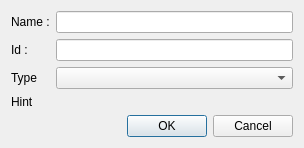
<?xml version="1.0" encoding="UTF-8"?>
<ui version="4.0">
 <class>NewPropertyDialog</class>
 <widget class="QDialog" name="NewPropertyDialog">
  <property name="geometry">
   <rect>
    <x>0</x>
    <y>0</y>
    <width>304</width>
    <height>145</height>
   </rect>
  </property>
  <property name="windowTitle">
   <string>Dialog</string>
  </property>
  <layout class="QGridLayout" name="gridLayout">
   <item row="0" column="0">
    <widget class="QLabel" name="label">
     <property name="text">
      <string>Name :</string>
     </property>
     <property name="buddy">
      <cstring>le_name</cstring>
     </property>
    </widget>
   </item>
   <item row="0" column="1">
    <widget class="QLineEdit" name="le_name"/>
   </item>
   <item row="1" column="0">
    <widget class="QLabel" name="label_2">
     <property name="text">
      <string>Id :</string>
     </property>
     <property name="buddy">
      <cstring>le_id</cstring>
     </property>
    </widget>
   </item>
   <item row="1" column="1">
    <widget class="QLineEdit" name="le_id"/>
   </item>
   <item row="2" column="0">
    <widget class="QLabel" name="label_3">
     <property name="text">
      <string>Type</string>
     </property>
     <property name="buddy">
      <cstring>comboBox</cstring>
     </property>
    </widget>
   </item>
   <item row="2" column="1">
    <widget class="QComboBox" name="comboBox"/>
   </item>
   <item row="3" column="0" colspan="2">
    <widget class="QLabel" name="le_hint">
     <property name="text">
      <string>Hint</string>
     </property>
    </widget>
   </item>
   <item row="4" column="0" colspan="2">
    <widget class="QDialogButtonBox" name="buttonBox">
     <property name="orientation">
      <enum>Qt::Orientation::Horizontal</enum>
     </property>
     <property name="standardButtons">
      <set>QDialogButtonBox::StandardButton::Cancel|QDialogButtonBox::StandardButton::Ok</set>
     </property>
    </widget>
   </item>
  </layout>
 </widget>
 <resources/>
 <connections>
  <connection>
   <sender>buttonBox</sender>
   <signal>accepted()</signal>
   <receiver>NewPropertyDialog</receiver>
   <slot>accept()</slot>
   <hints>
    <hint type="sourcelabel">
     <x>248</x>
     <y>254</y>
    </hint>
    <hint type="destinationlabel">
     <x>157</x>
     <y>274</y>
    </hint>
   </hints>
  </connection>
  <connection>
   <sender>buttonBox</sender>
   <signal>rejected()</signal>
   <receiver>NewPropertyDialog</receiver>
   <slot>reject()</slot>
   <hints>
    <hint type="sourcelabel">
     <x>316</x>
     <y>260</y>
    </hint>
    <hint type="destinationlabel">
     <x>286</x>
     <y>274</y>
    </hint>
   </hints>
  </connection>
 </connections>
</ui>
